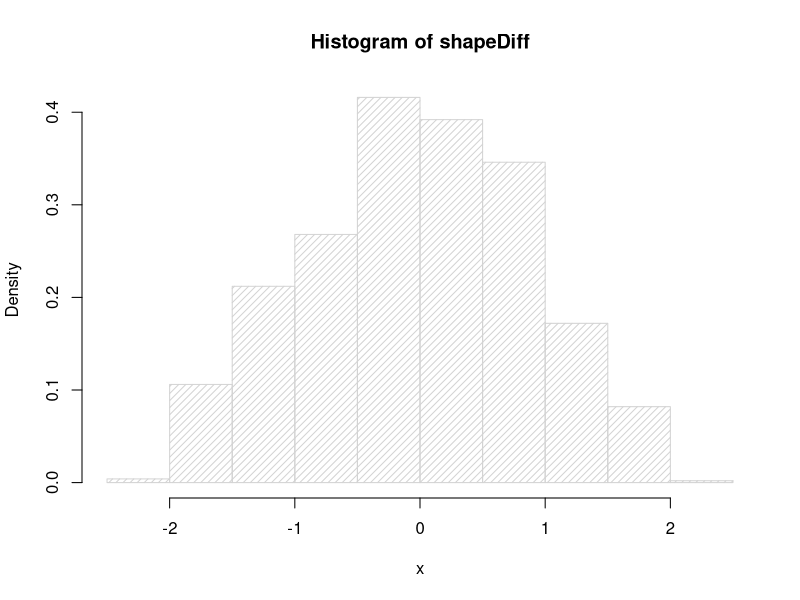

Write R code to recreate this figure. (Note: a time limit stopped this script after it produced the figure.)
## Sept 2021
## @gorkemer
## Generating a set of aspect ratios to be used as ellipse stimuli. 

#setting up working directory
getwd()
setwd("Desktop")
options(scipen=999) #remove scientific notation

#### 0- setup data ####

#create AR values in between, not just 0.046 steps of logAR

# In the motion-ellipses studies, I had 21 AR test stimuli options, 
# and 27 AR stimuli options for the response stimuli (+3 on both sides). 
# each was distanced from each other by 0.046331818, which is referred as 
# ARChangeConstant. 

#### 1- create target ARs ####
# This script allows for creating a larger ellipse AR values. 
# I will start with doubling the size: 42 test AR, 54 response AR.
# But I will keep the flattest and tallest, ie. upper and lower limit, the same. 
# Only the inside range between those limits are diversified.

upperLimit = -1.01930048 #-0.602314116
upperLimit = 1.01930048
lastlogARValue = -1.01930048

changeConst = 0.04633181818/2 # here I populate two times more than the original set size. 

logARList_wider = c(-1.01930048)
while (lastlogARValue <= 1.01930048){
  logAR = lastlogARValue + changeConst
  logARList_wider = append(logARList_wider, logAR)
  lastlogARValue = logAR
}
logARList_wider
#remove first and last values. Note! look at the list then decide what to remove
logARList_wider = head(logARList_wider, -1)
logARList_wider
length(logARList_wider) #now the range is 53.

#### 2- Create height & width pairings using the AR ####

#first we convert them into non-log ARs.
ARs <- 10^logARList_wider
ARs
# now using AR list, I create width & height
lastHeight = 1.2 #I arbitrarily select a height value here. 1.2 was used in the original excel sheet. 
heightList = c(lastHeight) #starting (here referred as lastHeight) height is fixed. 

# For some reason, heights and widths are defined differently for each side of the AR 1.
# So I find the width & height values where AR is 1. Then use that position to stop the
# loop below. 
AR1<- subset(ARs, ARs>0.99 & ARs<1) #this is how I identify the AR of 1 (or close). 
rowN_ofAR1 <- match(AR1, ARs)

for (i in 2:rowN_ofAR1){ # loop starts from 2 because I start with a element already in the list c(lastHeight)
  print(i)
  height = lastHeight + 0.15/2 # here I divide this number into two because I want the values to be less spread. 0.15 was used in the original excel sheet.
  heightList = append(heightList, height)
  lastHeight = height
  print(heightList[i])
}

widthList = c()
for (i in 1:length(heightList)){
  width = heightList[i]/ARs[i] #define width using height and AR
  widthList = append(widthList,width)
}

widthList
heightList
length(widthList)
length(heightList)

## now do the same for the flat ARs, numbers below AR of 1. 
#get the last element in the width list
lastWidth = tail(widthList, 1)

#increment on the last item by 0.15 to create the rest of the width values
for (i in (rowN_ofAR1+1):length(ARs)){ # rowN_ofAR1 + 1 because I start after the AR of 1
  width = lastWidth - 0.15/2 # 0.15/2
  widthList = append(widthList, width)
  lastWidth = width
  
  height = width * ARs[i]
  heightList = append(heightList, height)
}

widthList
heightList
length(widthList)
length(heightList)

#### 3- calculate equating variable, equatVar ####
equatVarList = c()
equatedArea = 5.15
for (i in 1:length(heightList)){
  equatVarExp = equatedArea/ (0.5*0.5*pi*heightList[i]*widthList[i])
  equatVar = sqrt(equatVarExp) #get the square root of this
  equatVarList = append(equatVarList,equatVar)
}

equatVarList

#### 4- Final: calculate newHeight and newWidth using the equating variable ####

newHeightList = c()
newWidthList = c()

for (i in 1:length(ARs)){
  newHeight = heightList[i] * equatVarList[i]
  newWidth = widthList[i] * equatVarList[i]
  
  newHeightList = append(newHeightList, newHeight)
  newWidthList = append(newWidthList, newWidth)
}

newHeightList
newWidthList

#### 5- cross-checks ####

#the area calculated by the new height and width should give 5.15
newArea <- pi*0.5*newHeightList*0.5*newWidthList
newArea

#### 6- finalize and send output ####

#actually, in background-motion experiment, I multiplied the resulting (above) 
# width and heights with 50. So, the final widths are:
finalHeight = newHeightList*50
finalWidth = newWidthList*50

finalARList = data.frame(finalHeight, finalWidth)

#last checks
finalARList$AR <- finalARList$finalHeight/ finalARList$finalWidth
finalARList$logAR <- log(finalARList$AR,10)

possibleLogDifferences <- outer(finalARList$logAR,finalARList$logAR, '-')
which(possibleLogDifferences == possibleLogDifferences[4,3], arr.ind=TRUE) # find the column and row of a given value
array(possibleLogDifferences)
max(unique(array(possibleLogDifferences)))
#### 6.a test of random samlping bias in rendering non-uniform distribution ####

firstLog <- sample(finalARList$logAR, 1000, replace = TRUE) # pick the first shape log
secondLog <- sample(finalARList$logAR, 1000, replace = TRUE) # pick the second shape log

shapeDiff <- firstLog - secondLog
hist(shapeDiff, freq = FALSE, xlab = 'x', density = 20)




#### 7- creating bins of AR differences ####

#create a new matrix to work on this 7)
ARList_rounded <-data.frame(height=1:length(finalARList$finalHeight),width=NA, AR= NA, logAR= NA)
# rounding AR values
ARList_rounded$height <- round(finalARList$finalHeight, digits = 2)
ARList_rounded$width <- round(finalARList$finalWidth, digits = 2)
ARList_rounded$AR <- round(finalARList$AR, digits = 2)
ARList_rounded$logAR <- round(finalARList$logAR, digits = 2)

# throw random shapes and calculate their AR values (by looking into the dictionary),
# then calculate the AR difference between them, then group by AR difference.
randomAR_1 <- sample(ARList_rounded$logAR, 100, replace = TRUE)
randomAR_2 <- sample(ARList_rounded$logAR, 100, replace = TRUE)

#randomly selects item from a list, select 400 random AR, then pair them. 
shapeDetailList <-data.frame(Log1=1:400000,Log2=NA, LogDiff= NA)

for (i in 1:400000){
  randomAR_1 <- sample(ARList_rounded$logAR, 1)
  randomAR_2 <- sample(ARList_rounded$logAR, 1)
  shapeDetailList$Log1[i] <- randomAR_1
  shapeDetailList$Log2[i] <- randomAR_2
  shapeDetailList$LogDiff[i] <- abs(randomAR_1- randomAR_2)
}
shapeDetailList <- shapeDetailList[order(shapeDetailList$LogDiff),]

# shapeList_1 <- c(shapeList_1, randomAR) ## appending item to a list

#> max(diffOfList)
#[1] 1.204627
#> min(diffOfList)
#[1] -1.181461
